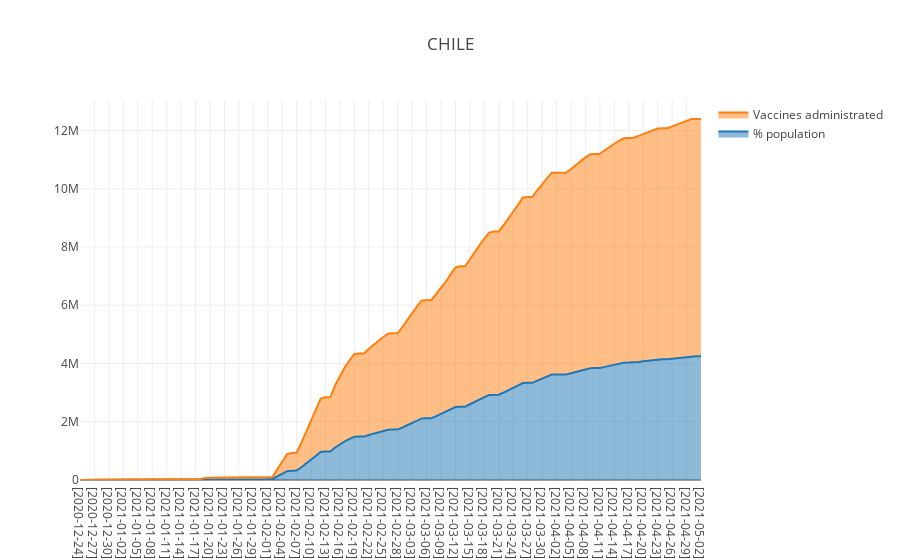

Notebook code cell kept with this figure:
### Markdown cell above
## crecimiento de la vacunacion con respecto a la densidad población

### Code cell
val y = megaDF.filter($"country" === "Chile").select($"vaccination Per Population" * 10000000).
    collect.map(r => r(0).toString.toDouble).toList

val x = megaDF.filter($"country" === "Chile").select($"date").collect.toList.map(_.toString)

val y1 = megaDF.filter($"country" === "Chile").select($"people_vaccinated").
    collect.map(r => r(0).toString.toDouble).toList
val x1 = megaDF.filter($"country" === "Chile").select($"date").collect.toList.map(_.toString)

val data = Seq(
    Scatter(x,y).withName("% population"),
    Scatter(x1,y1).withName("Vaccines administrated")
).map(_.withFill(Fill.ToNextY).withStackgroup("A"))

val myLayout =
  Layout()
    .withTitle("CHILE")

plot(data,myLayout)

### Figure 1 — Plotly figure (JSON) as saved in the notebook; plotly's stock layout.template omitted (floating-point values rounded to 4 significant figures; data arrays with more than 128 entries replaced by an {"elided": "..."} marker saying what was removed)
{"data": [{"fill": "tonexty", "name": "% population", "stackgroup": "A", "type": "scatter", "x": {"elided": "2210 str values"}, "y": {"elided": "2210 float values"}}, {"fill": "tonexty", "name": "Vaccines administrated", "stackgroup": "A", "type": "scatter", "x": {"elided": "2210 str values"}, "y": {"elided": "2210 int values"}}], "layout": {"title": "CHILE"}}
